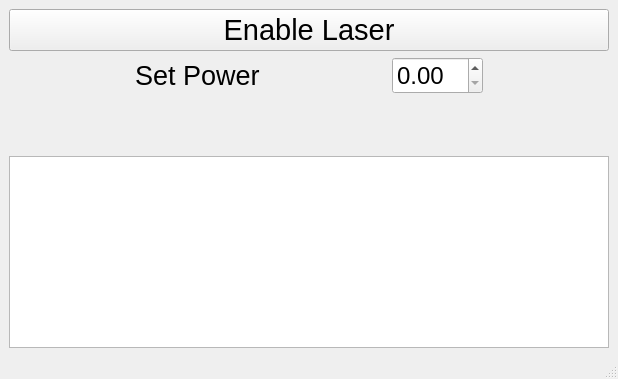
<?xml version="1.0" encoding="UTF-8"?>
<ui version="4.0">
 <class>MainWindow</class>
 <widget class="QMainWindow" name="MainWindow">
  <property name="geometry">
   <rect>
    <x>0</x>
    <y>0</y>
    <width>618</width>
    <height>379</height>
   </rect>
  </property>
  <property name="windowTitle">
   <string>Ltune Laser</string>
  </property>
  <widget class="QWidget" name="centralwidget">
   <layout class="QVBoxLayout" name="verticalLayout">
    <item>
     <widget class="QPushButton" name="switchLaser">
      <property name="font">
       <font>
        <pointsize>22</pointsize>
       </font>
      </property>
      <property name="text">
       <string>Enable Laser</string>
      </property>
     </widget>
    </item>
    <item>
     <layout class="QHBoxLayout" name="horizontalLayout">
      <item>
       <spacer name="horizontalSpacer">
        <property name="orientation">
         <enum>Qt::Horizontal</enum>
        </property>
        <property name="sizeHint" stdset="0">
         <size>
          <width>40</width>
          <height>20</height>
         </size>
        </property>
       </spacer>
      </item>
      <item>
       <widget class="QLabel" name="label">
        <property name="font">
         <font>
          <pointsize>20</pointsize>
         </font>
        </property>
        <property name="text">
         <string>Set Power</string>
        </property>
       </widget>
      </item>
      <item>
       <spacer name="horizontalSpacer_3">
        <property name="orientation">
         <enum>Qt::Horizontal</enum>
        </property>
        <property name="sizeHint" stdset="0">
         <size>
          <width>40</width>
          <height>20</height>
         </size>
        </property>
       </spacer>
      </item>
      <item>
       <widget class="QDoubleSpinBox" name="powerInput">
        <property name="font">
         <font>
          <pointsize>18</pointsize>
         </font>
        </property>
       </widget>
      </item>
      <item>
       <spacer name="horizontalSpacer_2">
        <property name="orientation">
         <enum>Qt::Horizontal</enum>
        </property>
        <property name="sizeHint" stdset="0">
         <size>
          <width>40</width>
          <height>20</height>
         </size>
        </property>
       </spacer>
      </item>
     </layout>
    </item>
    <item>
     <spacer name="verticalSpacer">
      <property name="orientation">
       <enum>Qt::Vertical</enum>
      </property>
      <property name="sizeHint" stdset="0">
       <size>
        <width>20</width>
        <height>33</height>
       </size>
      </property>
     </spacer>
    </item>
    <item>
     <widget class="PlotWidget" name="powerTrace"/>
    </item>
   </layout>
  </widget>
  <widget class="QMenuBar" name="menubar">
   <property name="geometry">
    <rect>
     <x>0</x>
     <y>0</y>
     <width>618</width>
     <height>21</height>
    </rect>
   </property>
  </widget>
  <widget class="QStatusBar" name="statusbar"/>
 </widget>
 <customwidgets>
  <customwidget>
   <class>PlotWidget</class>
   <extends>QGraphicsView</extends>
   <header>pyqtgraph</header>
  </customwidget>
 </customwidgets>
 <resources/>
 <connections/>
</ui>
